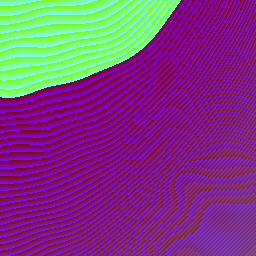
#> input picture svalbard-iso/data/t12/12_2221_564.png, 256 x 256 px; its folder holds only this picture in this run
$ python prep.py
#> lines starting #> are read from the running program, lines starting #| are printed output that depends on the picture; after the words box and inside, x2 and y2 are one past the last pixel; in counts of white or black regions, pixels touching at a corner belong together; long printed decimals are rounded
"""Svalbard diorama cells from AWS terrain (z12): Longyearbyen, Platåberget and the Global Seed Vault.
Classes by height and slope: tundra (valley floor), shore, rock (steep), snow (high/plateau). Sea = everything at or below 0 m."""
import glob, json, math, os, re, numpy as np
from PIL import Image
from scipy.ndimage import map_coordinates, binary_dilation, label, uniform_filter
B = [15.38, 15.72, 78.19, 78.265]; GW, GH = 65, 71
lon = B[0] + (np.arange(GW) + .5) / GW * (B[1] - B[0]); lat = B[3] - (np.arange(GH) + .5) / GH * (B[3] - B[2]); LO, LA = np.meshgrid(lon, lat)
def merc(LO, LA, z): n = 2 ** z; return (LO + 180) / 360 * n * 256, (1 - np.log(np.tan(np.radians(LA)) + 1 / np.cos(np.radians(LA))) / math.pi) / 2 * n * 256
fs = glob.glob('data/t12/12_*.png'); xy = [tuple(map(int, re.findall(r'12_(\d+)_(\d+)', os.path.basename(f))[0])) for f in fs]
x0 = min(a for a, _ in xy); y0 = min(b for _, b in xy); x1 = max(a for a, _ in xy); y1 = max(b for _, b in xy)
T = np.zeros(((y1 - y0 + 1) * 256, (x1 - x0 + 1) * 256, 3), np.float32)
for f, (x, y) in zip(fs, xy): T[(y - y0) * 256:(y - y0 + 1) * 256, (x - x0) * 256:(x - x0 + 1) * 256] = np.asarray(Image.open(f).convert('RGB'), np.float32)
Hm = T[..., 0] * 256 + T[..., 1] + T[..., 2] / 256 - 32768
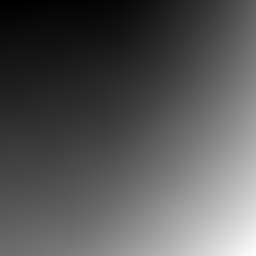
#> Hm: shape (256, 256) float32; min -266.5, max -189.9, mean -240.3; drawn with min black and max white
acc = 0
for i in range(4):
    for j in range(4):
        lo = LO + ((i + .5) / 4 - .5) * (B[1] - B[0]) / GW; la = LA + ((j + .5) / 4 - .5) * (B[3] - B[2]) / GH; X, Y = merc(lo, la, 12)
        acc = acc + map_coordinates(Hm, [Y - y0 * 256, X - x0 * 256], order=1, mode='nearest')
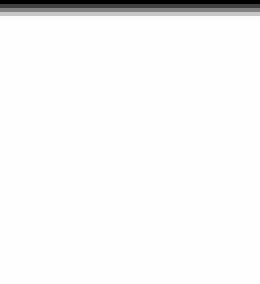
#> acc: shape (71, 65) float32 (shown 4 times larger); min -3263.1, max -3037.7, mean -3045.5; drawn with min black and max white
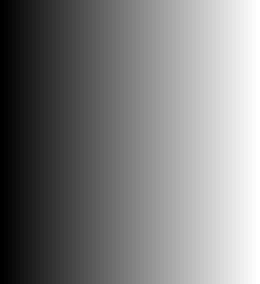
#> lo: shape (71, 65) float64 (shown 4 times larger); min 15.38, max 15.72, mean 15.55; drawn with min black and max white
H = acc / 16
from scipy.ndimage import median_filter
Med = median_filter(H, 5); spike = (H - Med) > 120; print('spikes', int(spike.sum())); H[spike] = Med[spike]
#> after `Med = median_filter(H, 5)`:
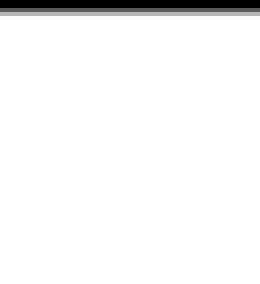
#> Med: shape (71, 65) float32 (shown 4 times larger); min -200.5, max -189.9, mean -190.3; drawn with min black and max white
#> after `spike = H - Med > 120`: spike: shape (71, 65) bool; every value is 0
#| spikes 0
KX = 111.32 * math.cos(math.radians(78.225)); cw = (B[1] - B[0]) / GW * KX * 1000; ch = (B[3] - B[2]) / GH * 111320
gy, gx = np.gradient(H, ch, cw); slope = np.degrees(np.arctan(np.hypot(gx, gy)))
#> after `gy, gx = np.gradient(H, ch, cw)`:
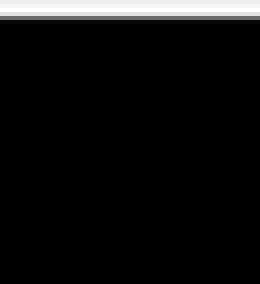
#> gy: shape (71, 65) float32 (shown 4 times larger); min 0, max 0.0318, mean 0.0019; drawn with min black and max white
#> after `gy, gx = np.gradient(H, ch, cw)`: gx: shape (71, 65) float32; every value is 0
land = H > 1.5
lab, n = label(land); sz = np.bincount(lab.ravel()); sz[0] = 0; land &= sz[lab] > 6
#> after `lab, n = label(land)`: n = 0
#> after `sz = np.bincount(lab.ravel())`: sz = [4615]
shore = land & binary_dilation(~land, iterations=1) & (H < 25)
snow = land & ((H > 330) | ((H > 230) & (slope < 9)))
rock = land & ~snow & (slope > 22)
cls = np.where(~land, 'sea', np.where(shore, 'shore', np.where(snow, 'snow', np.where(rock, 'rock', 'tundra'))))
cells = [[round(float(LO[j, i]), 5), round(float(LA[j, i]), 5), str(cls[j, i]), round(float(H[j, i]), 1)] for j in range(GH) for i in range(GW) if land[j, i]]
#> cells = []
print('land', int(land.sum()), {c: int((cls == c).sum()) for c in ['shore', 'snow', 'rock', 'tundra']}, 'Hmax', H.max(), 'cell m', cw, ch)
#| land 0 {'shore': 0, 'snow': 0, 'rock': 0, 'tundra': 0} Hmax -189.855 cell m 118.827 117.592
V = [15.4911, 78.2357]; vi = np.argmin(abs(lon - V[0])); vj = np.argmin(abs(lat - V[1])); print('vault cell H', H[vj, vi], cls[vj, vi], 'slope', slope[vj, vi])
json.dump({'grid': [GW, GH], 'box': B, 'cells': cells, 'cell_m': [cw, ch], 'vault': V}, open('assets/diorama.json', 'w'))
# quick map
img = np.zeros((GH, GW, 3), np.uint8); col = {'sea': (40, 110, 170), 'shore': (220, 210, 170), 'snow': (245, 248, 252), 'rock': (120, 110, 105), 'tundra': (140, 150, 100)}
for c, v in col.items(): img[cls == c] = v
img[vj, vi] = (255, 0, 0); Image.fromarray(img).resize((GW * 5, GH * 5), Image.NEAREST).save('out/classmap.png')
#> after `img[vj, vi] = (255, 0, 0)`:
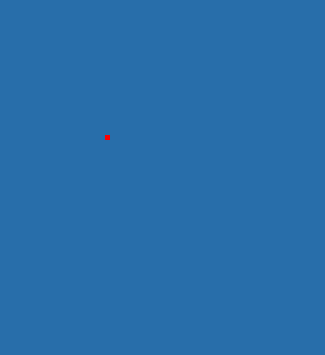
#> saved as classmap.png: PIL image 325x355 RGB; mean R, G, B 40, 110, 170

$ run again, on svalbard-iso/data/t12/12_2222_564.png
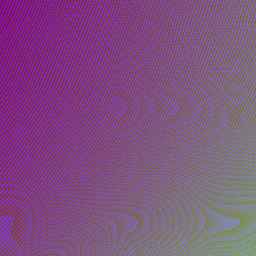
#> input picture svalbard-iso/data/t12/12_2222_564.png, 256 x 256 px
#> `Hm = T[..., 0] * 256 + T[..., 1] + T[..., 2] / 256 - 32768`:
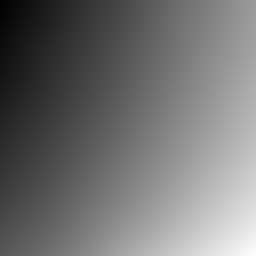
#> Hm: shape (256, 256) float32; min -237.6, max -97.72, mean -175.2; drawn with min black and max white
#> spike: shape (71, 65) bool; every value is 0
#| spikes 0
#> `gy, gx = np.gradient(H, ch, cw)`:
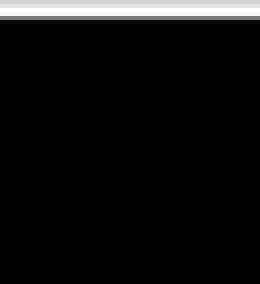
#> gy: shape (71, 65) float32 (shown 4 times larger); min 0, max 0.0465, mean 0.00276; drawn with min black and max white
#> gx: shape (71, 65) float32; every value is 0
#> n = 0
#> sz = [4615]
#> cells = []
#| land 0 {'shore': 0, 'snow': 0, 'rock': 0, 'tundra': 0} Hmax -97.723 cell m 118.827 117.592

$ run again, on svalbard-iso/data/t12/12_2221_566.png
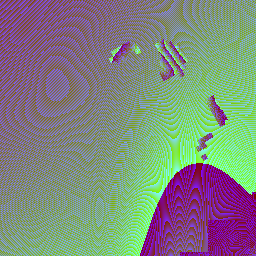
#> input picture svalbard-iso/data/t12/12_2221_566.png, 256 x 256 px
#> spike: shape (71, 65) bool; every value is 0
#| spikes 0
#> gx: shape (71, 65) float32; every value is 0
#> `land = H > 1.5`:
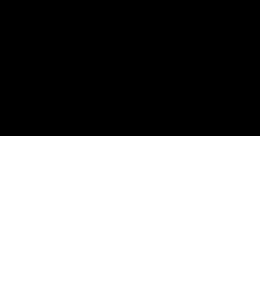
#> land: shape (71, 65) bool (shown 4 times larger); 52.1% white; 1 black region, box (x1, y1, x2, y2) and area: (0, 0, 65, 34) 2210
#> n = 1
#> sz = [2210, 2405]
#> shore: shape (71, 65) bool; 1.4% white in thin lines or dots, all inside (x1, y1, x2, y2) = (0, 34, 65, 35)
#> cells = 2405 items, first 6: [15.38, 78.23, 'shore', 2.4], [15.39, 78.23, 'shore', 2.4], [15.39, 78.23, 'shore', 2.4], [15.4, 78.23, 'shore', 2.4], [15.4, 78.23, 'shore', 2.4], [15.41, 78.23, 'shore', 2.4]
#| land 2405 {'shore': 65, 'snow': 0, 'rock': 0, 'tundra': 2340} Hmax 56.852 cell m 118.827 117.592
#> `img[vj, vi] = (255, 0, 0)`:
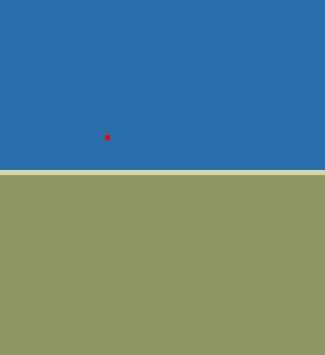
#> saved as classmap.png: PIL image 325x355 RGB; mean R, G, B 93.3, 131.7, 134.5
